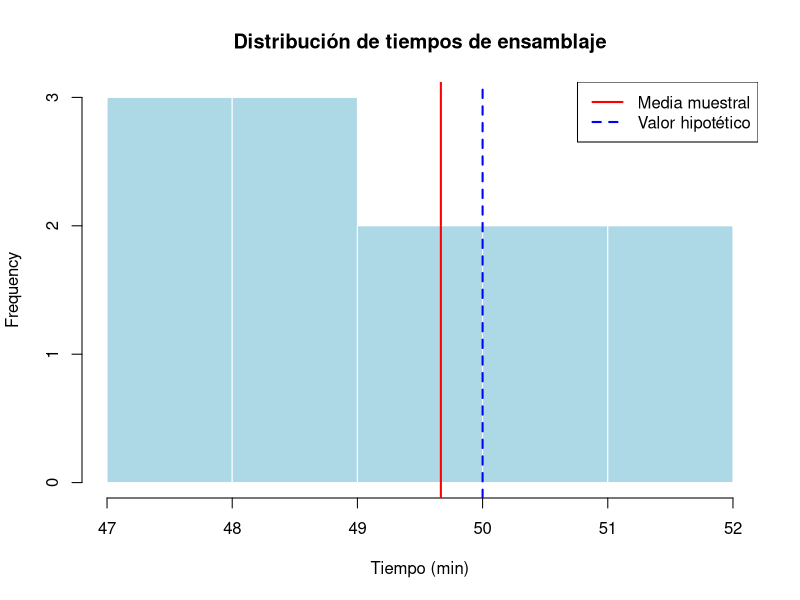
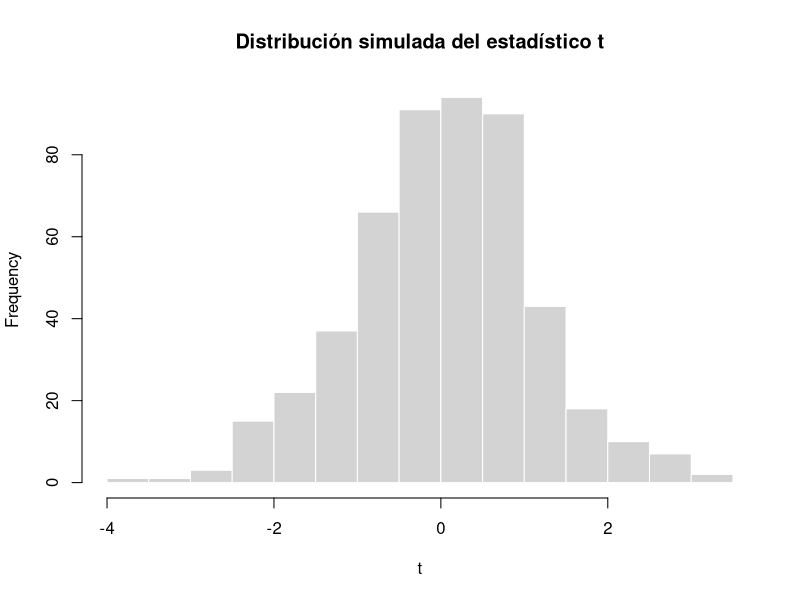

Generate these figures, in order, with R:
## ---- chunk 1
tiempos <- c(48, 51, 49, 52, 50, 47, 49, 51, 50, 48, 52, 49)
tiempos
## ---- chunk 2
mean(tiempos)
sd(tiempos)
length(tiempos)
## ---- chunk 3
t.test(tiempos, mu = 50, alternative = "two.sided")
## ---- chunk 4
hist(tiempos,
     col = "lightblue",
     border = "white",
     main = "Distribución de tiempos de ensamblaje",
     xlab = "Tiempo (min)")
abline(v = mean(tiempos), col = "red", lwd = 2)
abline(v = 50, col = "blue", lwd = 2, lty = 2)
legend("topright",
       legend = c("Media muestral", "Valor hipotético"),
       col = c("red", "blue"),
       lwd = 2,
       lty = c(1,2))
## ---- chunk 5
set.seed(123)

B <- 500
n <- 12
t_est <- numeric(B)

for(i in 1:B){
  muestra <- rnorm(n, mean = 50, sd = 2)
  t_est[i] <- (mean(muestra) - 50) / (sd(muestra) / sqrt(n))
}

hist(t_est,
     col = "lightgray",
     border = "white",
     main = "Distribución simulada del estadístico t",
     xlab = "t")
